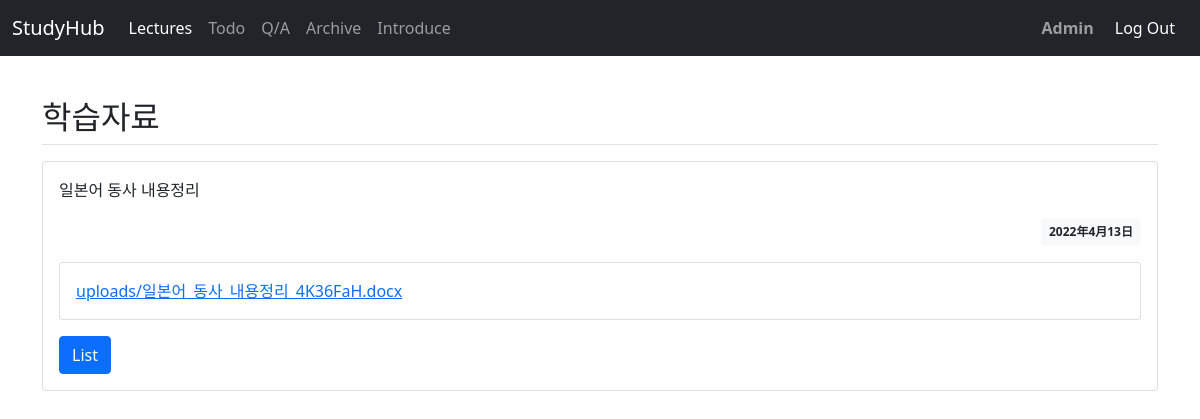
Page /info/detail/14 (signed in) on the committed database.
### info/models.py (models this page shows)
class Info(models.Model):
    title = models.CharField(max_length=60, verbose_name='title')
    content = models.TextField(max_length=200, verbose_name='content')
    date_created = models.DateField(auto_now_add=True, verbose_name='date') #現在の時間を自動入力
    file = models.FileField(null=True, blank=True, upload_to="uploads/", verbose_name='file')

### info/views.py (the view)
# urls.py: path('detail/<int:pk>', views.InfoDetailView.as_view(), name='detail'),
class InfoDetailView(LoginRequiredMixin, DetailView):
    login_url='common:login' #loginしてなかったらloginページにredirect
    model = Info
    template_name = 'info/info_detail.html'
    context_object_name = 'info'

### info/templates/info/info_detail.html (shortened to what this page needs)
{%extends 'base.html' %}
{% load board_filter %}
{% block content %}
<div class="container">
    <h2 class="border-bottom py-2">{{ info.title }}</h2>
        <div class="card my-3">
            <div class="card-body">
                <div class="card-text">
                    <p>{{ info.content }}</a>
                </div>
                <div class="d-flex justify-content-end">
                <div class="badge bg-light text-dark p-2 text-start">
                     <div>{{ info.date_created }}</div>
                </div>
                </div>
                <div>
                    {% if info.file %}
                    <div class="card my-3">
                        <div class="card-body">
                            <a href="{{ info.file.url }}">{{ info.file.name }}</a>
                        </div>
                    </div>
                    {% endif %}
                    <a href="{% url 'info:index' %}" class="btn btn-primary" type="button" >List</a>
                </div>
            </div>
</div>
</div>
{% endblock %}

### rows in the picture
Info: title "학습자료", content "일본어 동사 내용정리", date_created "2022年4月13日", file.name "uploads/일본어_동사_내용정리_4K36FaH.docx"
